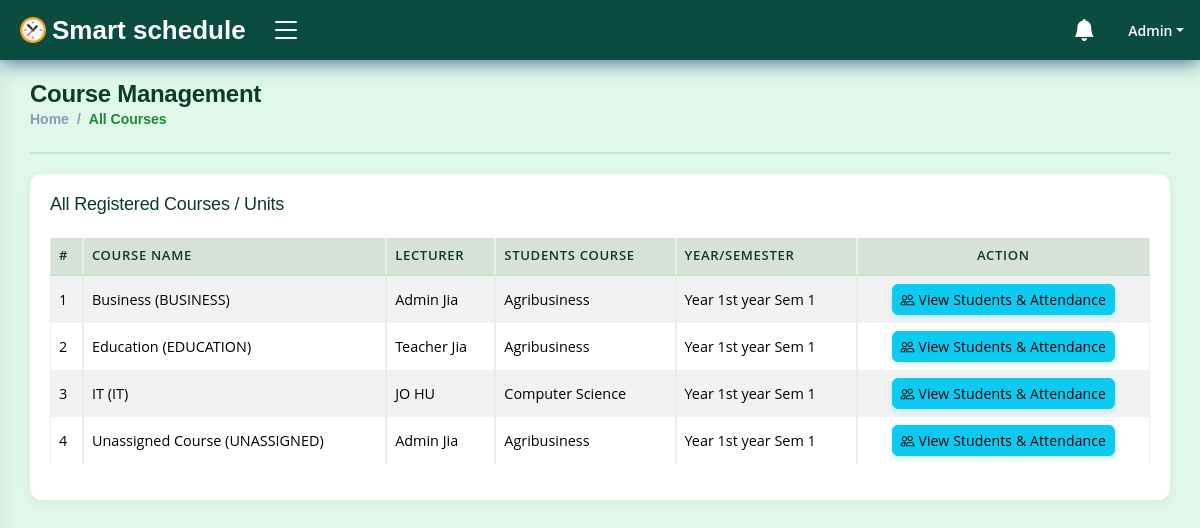
/campus/admin-dashboard/all-courses/ (signed in), run on an earlier commit of the app's database.
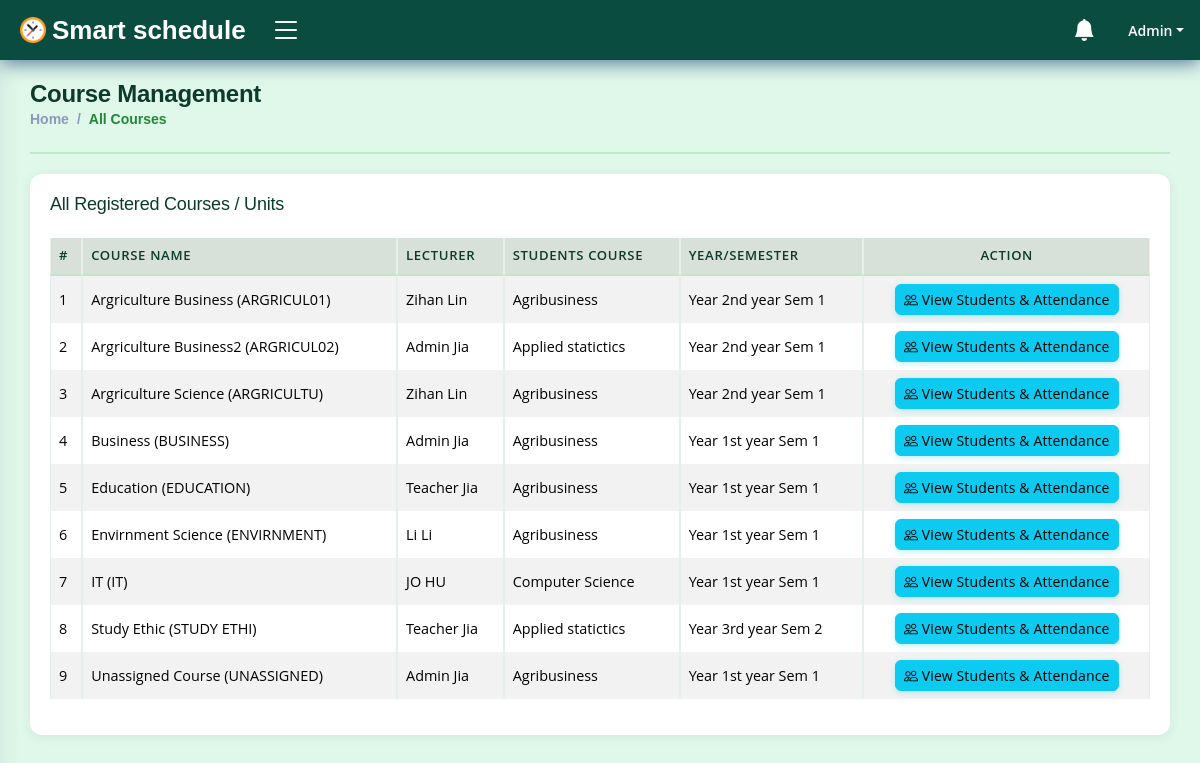
And on a later commit of the database.
### campus/models.py (models this page shows, shortened)
class BookedUnit(models.Model):
    id = models.CharField(max_length=50, primary_key=True, unique=True, editable=False)
    lecturer = models.ForeignKey(Faculty, on_delete=models.CASCADE)
    students_course = models.CharField(max_length=50, blank=False)
    course = models.ForeignKey(Course, on_delete=models.CASCADE)
    year_of_study = models.CharField(max_length=10, blank=False)
    semester = models.CharField(max_length=1, blank=False)
    booking_date = models.DateTimeField(auto_now_add=True)
    date_updated = models.DateTimeField(auto_now=True)
    class Meta:
        ordering = ['course__name', 'lecturer']
        verbose_name_plural = 'Booked units'

class Course(models.Model):
    id = models.CharField(max_length=50, primary_key=True, unique=True, editable=False)
    name = models.CharField(max_length=80, unique=True, blank=False)
    code = models.CharField(max_length=10, unique=True, blank=False)
    description = models.TextField(blank=True, null=True)
    date_created = models.DateTimeField(auto_now_add=True)
    date_updated = models.DateTimeField(auto_now=True)
    class Meta:
        ordering = ['name']
        verbose_name_plural = 'Courses'

### accounts/models.py (models this page shows, shortened)
class Faculty(models.Model):
    id = models.CharField(max_length=50, primary_key=True, unique=True, editable=False)
    staff = models.OneToOneField(User, on_delete=models.CASCADE, editable=False)
    school = models.CharField(max_length=70, blank=False)
    department = models.CharField(max_length=40, blank=False)
    position = models.CharField(max_length=20, blank=False)
    date_created = models.DateTimeField(auto_now_add=True)
    date_updated = models.DateTimeField(auto_now=True)
    def __str__(self) -> str:
        return f'{self.staff}'
    class Meta:
        ordering = ['staff', 'school']
        verbose_name_plural = 'Faculty records'

class User(AbstractUser):
    REMINDER_TIME_CHOICES = [
        ('60min', '60 minutes before'),
        ('30min', '30 minutes before'),
        ('15min', '15 minutes before'),
        ('instant', 'Instant'),
    ]
    NOTIFICATION_METHOD_CHOICES = [
        ('in_app', 'In-App'),
        ('email', 'Email'),
        ('both', 'Both'),
    ]
    id = models.CharField(max_length=50, primary_key=True, unique=True, editable=False)
    first_name = models.CharField(max_length=15, blank=False)
    last_name = models.CharField(max_length=15, blank=False)
    email = models.EmailField(unique=True)
    gender = models.CharField(max_length=7, blank=False)
    dob = models.DateField(null=True, blank=False, db_column='Date of Birth')
    age = models.PositiveIntegerField(default=0, editable=False)
    mobile_no = PhoneNumberField()
    is_student = models.BooleanField(default=False)
    date_updated = models.DateTimeField(auto_now=True)
    reminder_preference = models.CharField(
        max_length=100,  # Increased length to store multiple values
        default='15min',
        verbose_name='Reminder Times',
        help_text='Select one or more reminder times.'
    )
    notification_method = models.CharField(
        max_length=10,
        choices=NOTIFICATION_METHOD_CHOICES,
        default='in_app',
        verbose_name='Notification Method',
    )
    REQUIRED_FIELDS = ['username']
    USERNAME_FIELD = 'email'
    def __str__(self) -> str:
        return self.username
    @property
    def is_faculty(self):
        return hasattr(self, 'faculty')
    @property
    def is_admin(self):
        return self.is_staff or self.is_superuser or (self.is_faculty and self.faculty.position == 'Admin')
    class Meta:
        ordering = ['username', 'first_name', 'last_name']

### campus/views.py (the view)
# urls.py: path('admin-dashboard/all-courses/', views.AdminAllCoursesView.as_view(), name='admin_all_courses'),
@method_decorator(login_required(login_url='login'), name='get')
@method_decorator(user_passes_test(lambda user: user.is_admin), name='get')
class AdminAllCoursesView(View):
    template_name = 'dashboard/admin/all_courses.html'
    def get(self, request, *args, **kwargs):
        all_units = BookedUnit.objects.all().select_related('lecturer__staff', 'course').exclude(id='').order_by('course__name')
        context = {
            'all_units': all_units,
        }
        return render(request, self.template_name, context)

### campus/processors/context_processors.py (called while the page is built)
def user_notifications(request):
    if request.user.is_authenticated:
        unread_notifications = Notification.objects.filter(recipient=request.user, is_read=False)
        all_notifications = Notification.objects.filter(recipient=request.user)
        context = {
            'unread_notifications': unread_notifications,
            'unread_notifications_count': unread_notifications.count(),
            'all_notifications': all_notifications,
        }
    else:
        context = {
            'unread_notifications': [],
            'unread_notifications_count': 0,
            'all_notifications': [],
        }
    return context

### campus/templates/dashboard/admin/all_courses.html (shortened to what this page needs)
{% extends 'dashboard/faculty/base.html' %}
{% load custom_filters %}
{% block content %}
<main id="main" class="main">
    <div class="pagetitle">
        <h1>Course Management</h1>
        <nav>
            <ol class="breadcrumb">
                <li class="breadcrumb-item"><a href="{% url 'admin_homepage' %}">Home</a></li>
                <li class="breadcrumb-item active">All Courses</li>
            </ol>
        </nav>
    </div>
    <section class="section dashboard">
        <div class="row">
            <div class="col-lg-12">
                <div class="card recent-sales overflow-auto">
                    <div class="card-body">
                        <h5 class="card-title">All Registered Courses / Units</h5>
                        <table class="table table-bordered table-striped">
                            <thead>
                                <tr class="table-active">
                                    <th>#</th>
                                    <th>Course Name</th>
                                    <th>Lecturer</th>
                                    <th>Students Course</th>
                                    <th>Year/Semester</th>
                                    <th class="text-center">Action</th>
                                </tr>
                            </thead>
                            <tbody>
                                {% for unit in all_units %}
                                <tr>
                                    <td>{{ forloop.counter }}</td>
                                    <td>{{ unit.course.name }} ({{ unit.course.code }})</td>
                                    <td>{{ unit.lecturer.staff.first_name }} {{ unit.lecturer.staff.last_name }}</td>
                                    <td>{{ unit.students_course }}</td>
                                    <td>Year {{ unit.year_of_study }} Sem {{ unit.semester }}</td>
                                    <td class="text-center">
                                        <a href="{% url 'view_unit_students' unit.id %}" class="btn btn-sm btn-info">
                                            <i class="bi bi-people"></i> View Students & Attendance
                                        </a>
                                    </td>
                                </tr>
                                {% empty %}
                                <tr>
                                    <td colspan="6" class="text-center">No courses found.</td>
                                </tr>
                                {% endfor %}
                            </tbody>
                        </table>
                    </div>
                </div>
            </div>
        </div>
    </section>
</main>
{% endblock %}

What changed in the data, as far as the page shows it:
added BookedUnit: course.name "Argriculture Business", course.code "ARGRICUL01", lecturer.staff.first_name "Zihan", lecturer.staff.last_name "Lin", students_course "Agribusiness", year_of_study "2nd year", semester "1"
added BookedUnit: course.name "Argriculture Business2", course.code "ARGRICUL02", lecturer.staff.first_name "Admin", lecturer.staff.last_name "Jia", students_course "Applied statictics", year_of_study "2nd year", semester "1"
added BookedUnit: course.name "Argriculture Science", course.code "ARGRICULTU", lecturer.staff.first_name "Zihan", lecturer.staff.last_name "Lin", students_course "Agribusiness", year_of_study "2nd year", semester "1"
added BookedUnit: course.name "Envirnment Science", course.code "ENVIRNMENT", lecturer.staff.first_name "Li", lecturer.staff.last_name "Li", students_course "Agribusiness", year_of_study "1st year", semester "1"
added BookedUnit: course.name "Study Ethic", course.code "STUDY ETHI", lecturer.staff.first_name "Teacher", lecturer.staff.last_name "Jia", students_course "Applied statictics", year_of_study "3rd year", semester "2"
